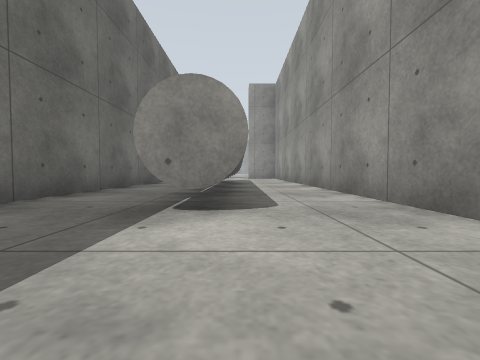
[1] (above)

24 first-person views from a walk through a robot-simulator world made for Gazebo. The camera is 0.5 m above the floor, tilts 2° down and sees 90° across. The floor is counted in squares, 1 m on a side. Each view is taken from the middle of a square. On the plan, view 1 faces up. The plan holds only what a view shows up to about 9 squares ahead; the rest is blank. The place goes on beyond the plan.

[2]
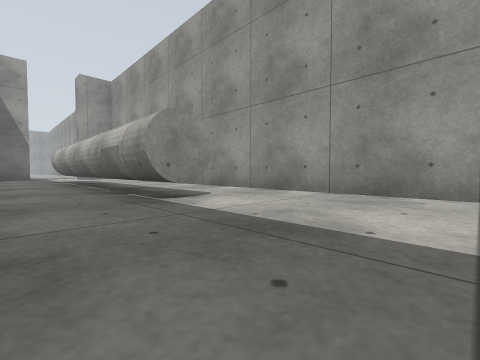

[3]
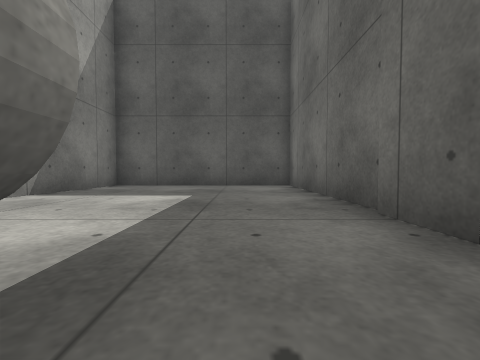

[4]
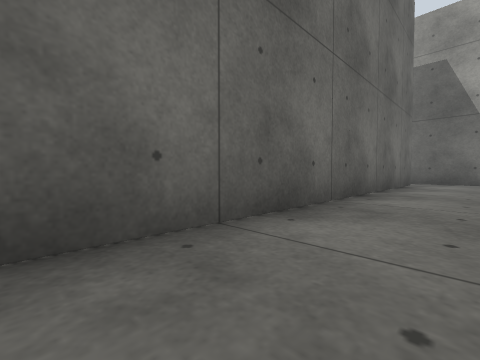

[5]
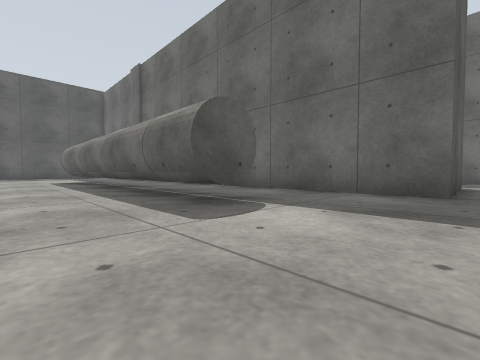

[6]
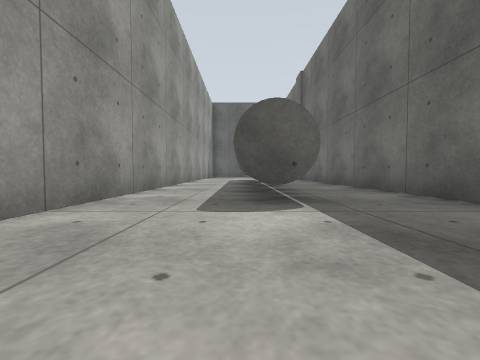

[7]
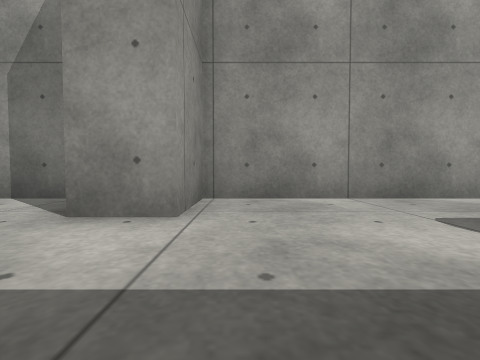

[8]
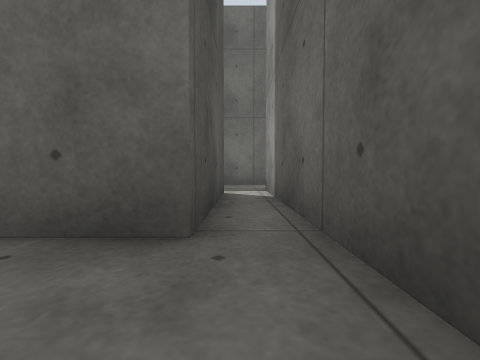

[9]
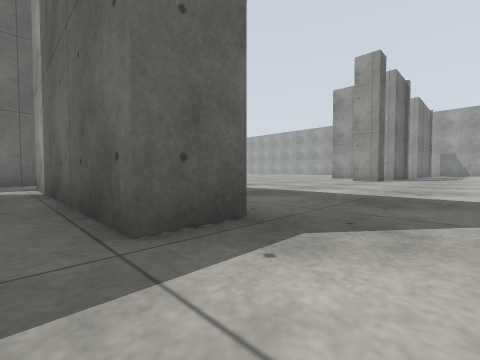

[10]
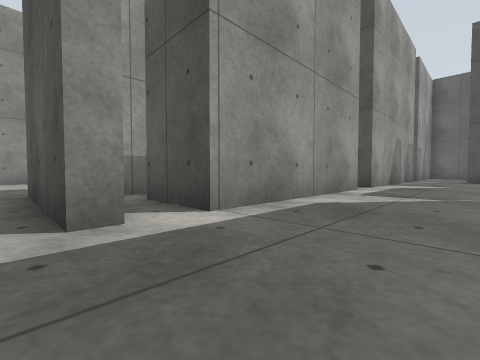

[11]
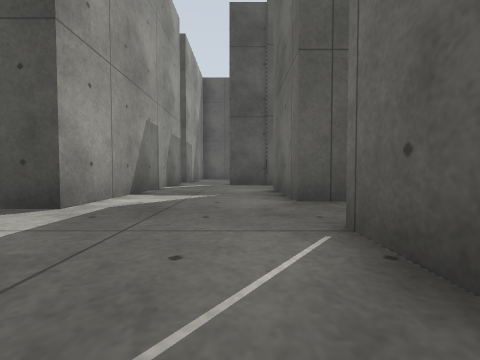

[12]
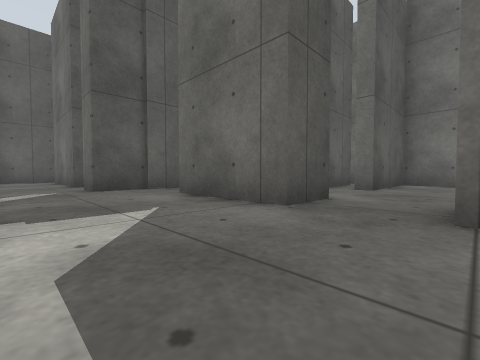

[13]
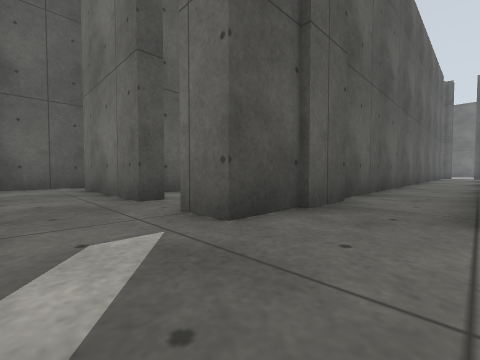

[14]
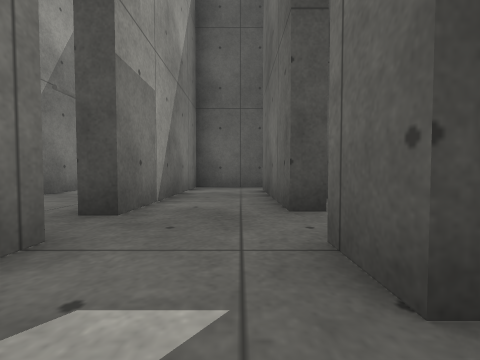

[15]
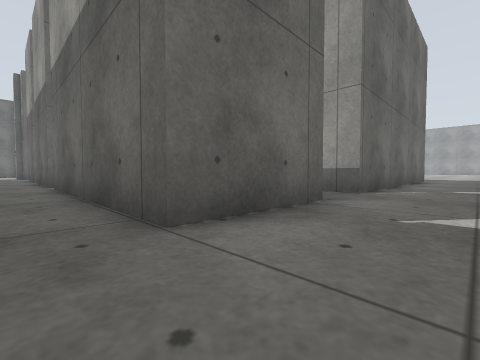

[16]
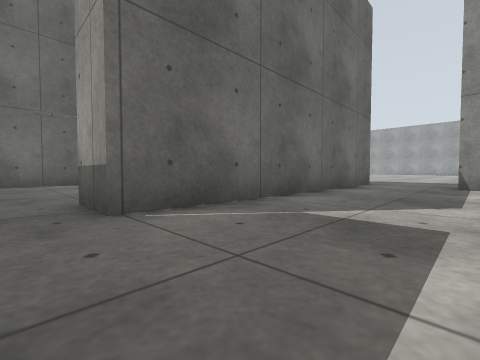

[17]
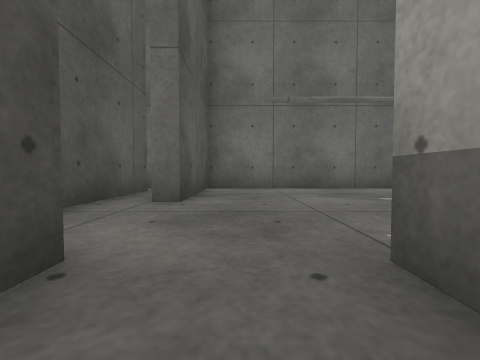

[18]
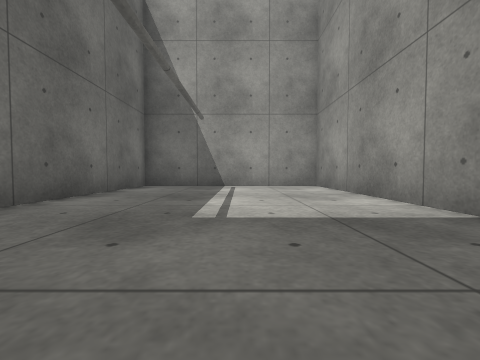

[19]
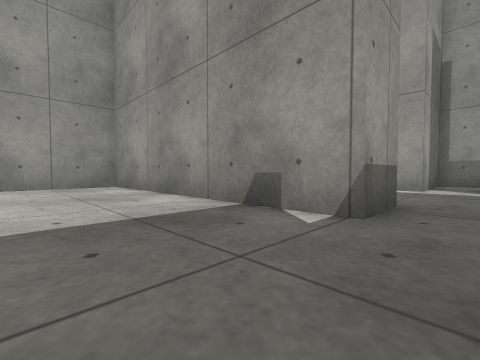

[20]
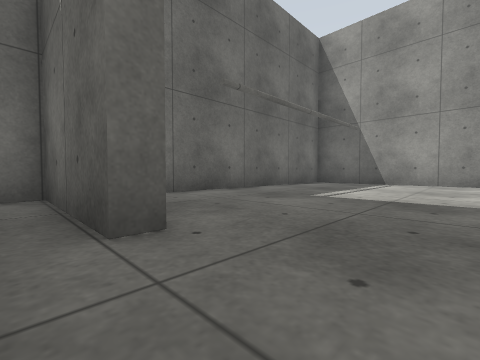

[21]
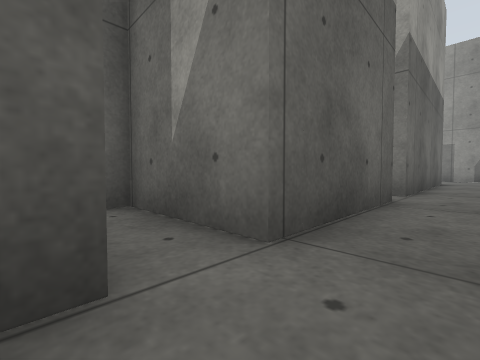

[22]
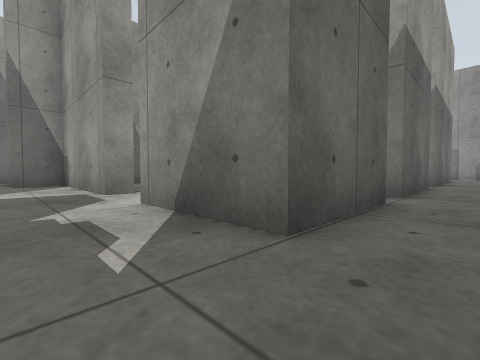

[23]
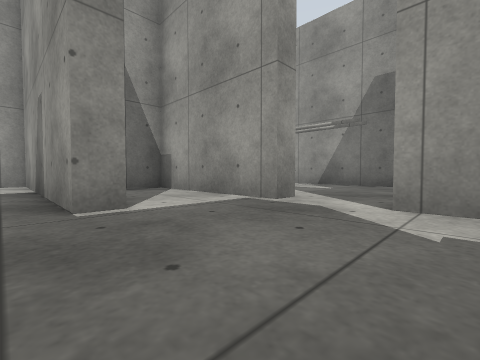

[24]
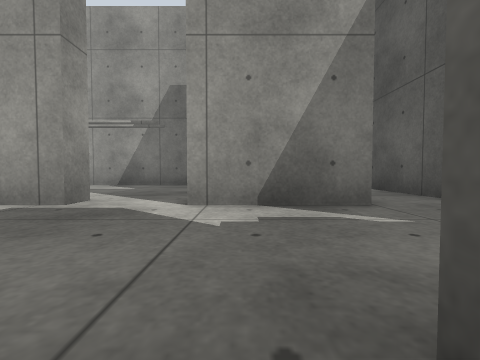

### Floor plan
Ten units are one square. View 1 is at (0, 0); x grows to the right and y downward. Boxes are objects, and circles mark ways between rooms. Rooms are numbered by the first view taken in them; rooms with no view inside come last. Other rooms are left out.
<svg viewBox="-295 -185 325 236">
<path fill="none" stroke="#000" d="M-13 -29 -13 -101M1 -29 -11 -29 -11 -50M-14 -131 1 -131 1 -51M-76 -156 -38 -156 -38 46 25 46 25 -167 6 -167 6 -180M-18 -180 -18 -167 -75 -167M-124 -70 -110 -70 -110 -40 -174 -40M-76 -88 -76 -141M-183 -54 -183 -40 -217 -40 -217 -54M-76 -24 -76 -78M-76 -151 -76 -156M-190 -22 -96 -22M-75 -167 -85 -167M-110 -179 -110 -88 -123 -88M-226 -40 -254 -40M-245 -22 -220 -22M-123 -88 -123 -164 -183 -164 -183 -70 -149 -70M-149 -70 -149 -66 -183 -66 -183 -54M-174 -56 -142 -56M-278 -94 -284 -94 -284 -164 -290 -164M-254 -86 -254 -130 -268 -130M-254 -40 -254 -69"/>
<circle cx="-70" cy="-160" r="3" fill="#2a7"/>
<circle cx="-115" cy="-80" r="3" fill="#2a7"/>
<circle cx="-180" cy="-45" r="3" fill="#2a7"/>
<circle cx="-250" cy="-30" r="3" fill="#2a7"/>
<circle cx="-135" cy="-70" r="3" fill="#2a7"/>
<text x="-20" y="-60">1</text>
<text x="-120" y="-80">2</text>
<text x="-160" y="-120">3</text>
<text x="-150" y="-60">4</text>
<text x="-280" y="-80">5</text>
</svg>
Room 1 opens to room 2. Room 2 opens to room 3. Room 2 opens to room 4. Room 2 opens to room 5. Room 3 opens to room 4.

Where each view was taken, in squares from view 1:
view 1: 0 up, 0 right, facing up
view 2: 1 down, 3 left, facing up-right
view 3: 4 up, 2 left, facing down
view 4: 5 up, 2 left, facing up-left
view 5: 16 up, 2 right, facing down-left
view 6: 17 up, 0 right, facing down
view 7: 16 up, 2 left, facing right
view 8: 16 up, 2 left, facing left
view 9: 16 up, 0 right, facing up-left
view 10: 16 up, 10 left, facing down-right
view 11: 11 up, 10 left, facing down
view 12: 9 up, 8 left, facing down-left
view 13: 4 up, 8 left, facing down-left
view 14: 3 up, 9 left, facing down
view 15: 3 up, 9 left, facing up-left
view 16: 8 up, 8 left, facing up-left
view 17: 8 up, 11 left, facing left
view 18: 8 up, 15 left, facing up
view 19: 8 up, 15 left, facing up-right
view 20: 6 up, 13 left, facing up-left
view 21: 3 up, 23 left, facing up-right
view 22: 3 up, 27 left, facing up-right
view 23: 6 up, 29 left, facing up-right
view 24: 6 up, 29 left, facing right
